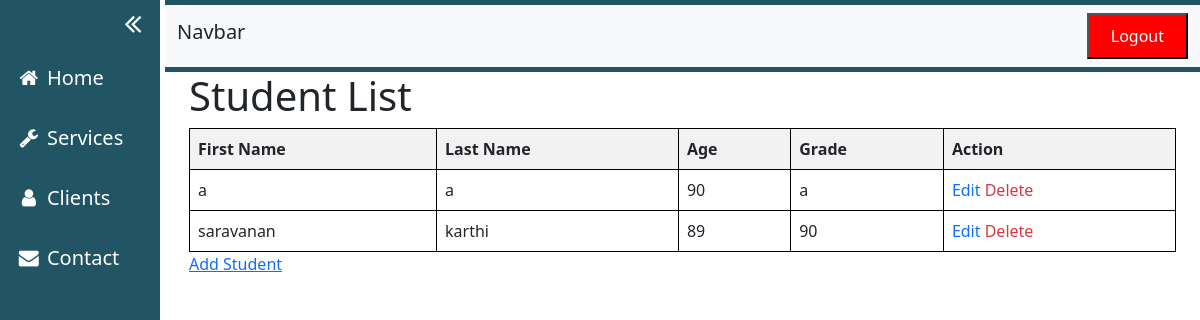
The app's page / (signed in), older data.
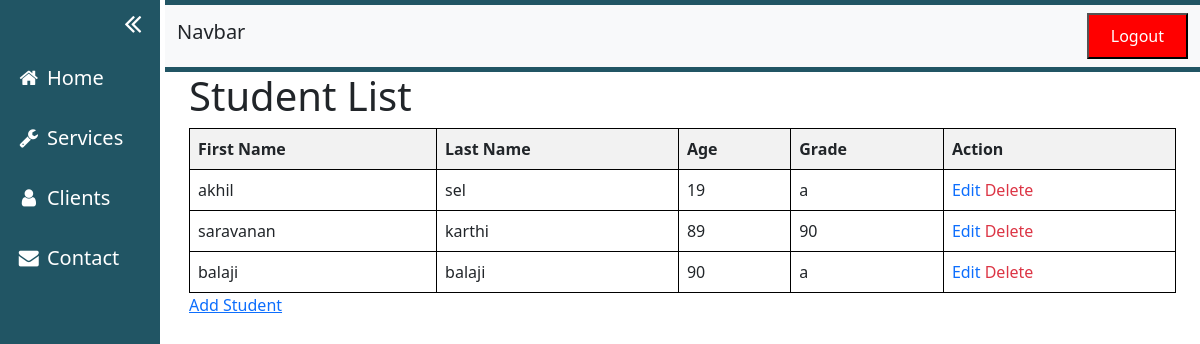
The same page, newer data.
### app/models.py (models this page shows, shortened)
class Student(models.Model):
    first_name = models.CharField(max_length=50)
    last_name = models.CharField(max_length=50)
    age = models.IntegerField()
    grade = models.CharField(max_length=5)

### app/views.py (the view)
# urls.py: path('', views.home, name='student_list'),
@login_required
def home(request):
    students = Student.objects.all()
    return render(request,'student_list.html',{'students':students})

### app/templatetags/custom_filters.py (called while the page is built)
@register.filter(name='has_permission')
def has_permission(user, permission):
    return user.has_perm(permission)

@register.filter(name='has_any_permission')
def has_any_permission(user, permissions):
    permissions_list = permissions.split(',')
    for permission in permissions_list:
        if user.has_perm(permission.strip()):
            return True
    return False

### app/templates/student_list.html (shortened to what this page needs)
{% extends 'index.html' %}
{% load custom_filters %}
{% block studentlist %}
{% load custom_filters %}
<!DOCTYPE html>
<html>
<head>
</head>
<body>
    <h1>Student List</h1>
    <table>
        <thead>
            <tr>
                <th>First Name</th>
                <th>Last Name</th>
                <th>Age</th>
                <th>Grade</th>
                {% if user|has_any_permission:"app.change_student,app.delete_student"%}
                <th>Action</th>
                {% endif %}
            </tr>
        </thead>
        <tbody>
            {% for student in students %}
            <tr>
                <td>{{ student.first_name }}</td>
                <td>{{ student.last_name }}</td>
                <td>{{ student.age }}</td>
                <td>{{ student.grade }}</td>
                {% if user|has_any_permission:"app.change_student,app.delete_student"%}
                <td>
                    <div>
                    {% if user|has_permission:"app.change_student" %}
                    <a href="/update/{{ student.id }}" class="text-decoration-none "><span class="glyphicon glyphicon-pencil ">Edit</span></a>
                    {% endif %}
                    {% if user|has_permission:"app.delete_student" %}
                    <a href="/delete/{{ student.id }}" class="text-decoration-none text-danger">Delete</a>
                    {% endif %}
                    </div>
                </td>
                {% endif %}
            </tr>
            {% endfor %}
        </tbody>
    </table>
    {% if user|has_permission:"app.add_student" %}
    <a href="{% url 'student_create' %}">Add Student</a>
    {% endif %}
</body>
</html>
{% endblock %}

Row changes from the older to the newer data that the page shows:
changed Student: first_name "a" → "akhil"; last_name "a" → "sel"; age "90" → "19"
added Student: first_name "balaji", last_name "balaji", age "90", grade "a"
